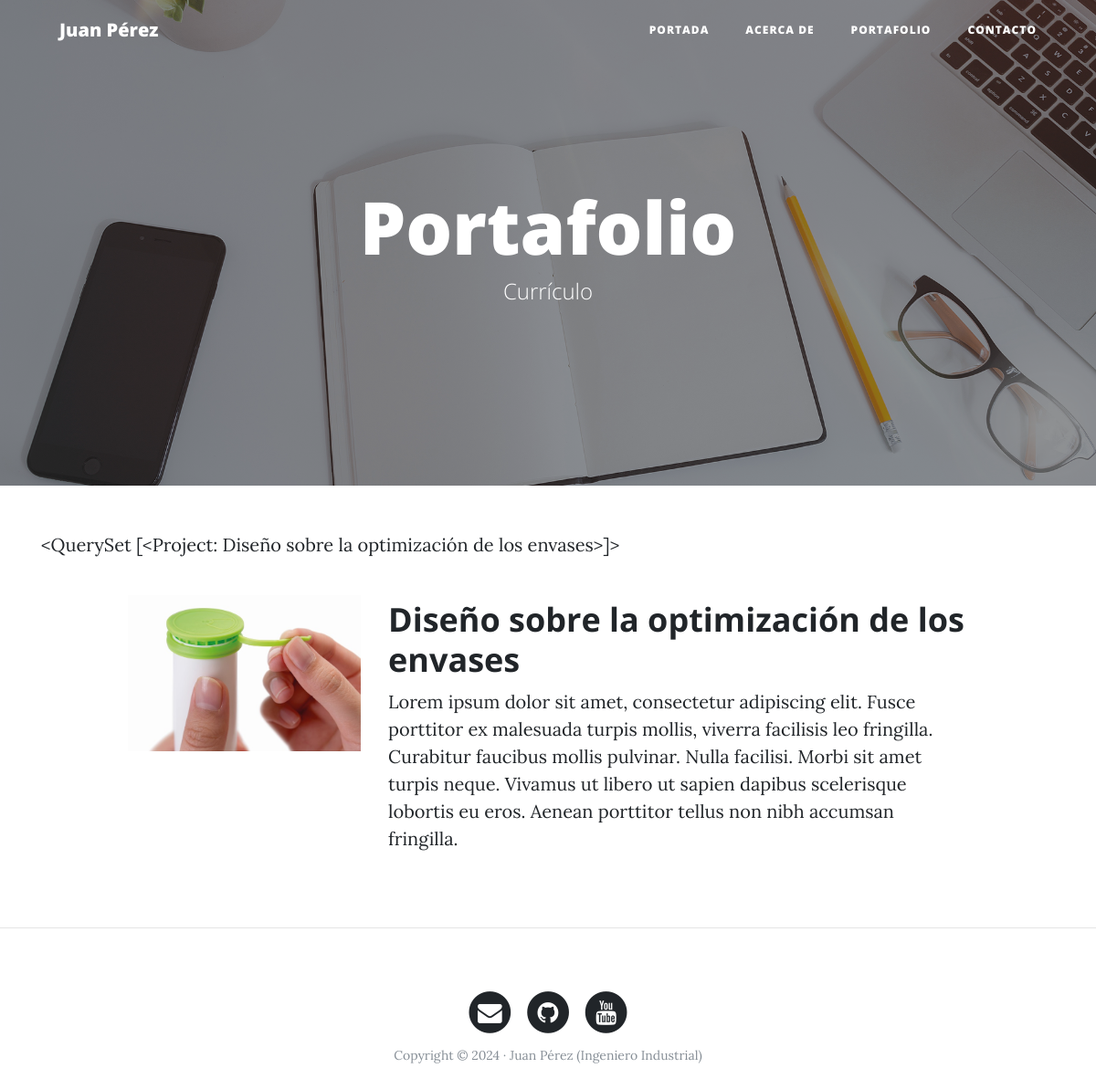
/portfolio/, run on an earlier commit of the app's database.
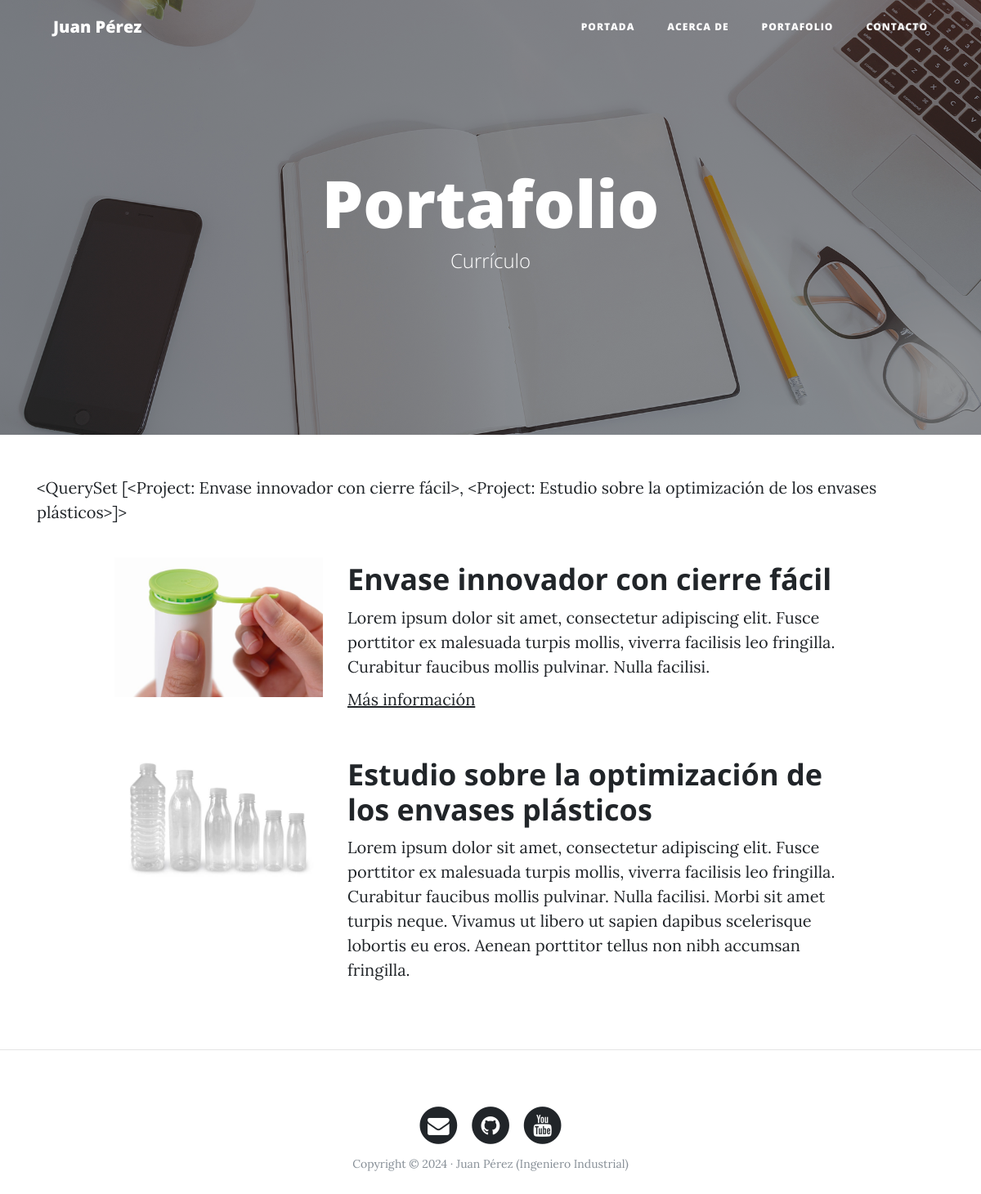
And on a later commit of the database.
### portfolio/models.py (models this page shows)
class Project(models.Model):
    title = models.CharField(max_length=200, verbose_name='Título')
    description = models.TextField(verbose_name='Descripción')
    image = models.ImageField(verbose_name='Imagen', upload_to='projects')
    link = models.URLField(null=True, blank=True, verbose_name='Dirección web')
    created = models.DateTimeField(auto_now_add=True, verbose_name='Fecha de creación')
    updated = models.DateTimeField(auto_now=True, verbose_name='Fecha de edición')
    class Meta:
        verbose_name = 'proyecto'
        verbose_name_plural = 'proyectos'
        ordering = ['-created']
    def __str__(self) -> str:
        return self.title

### portfolio/views.py (the view)
# urls.py: path('portfolio/', portfolio_views.portfolio, name='portfolio'),
def portfolio(request):
    projects = Project.objects.all()
    return render(request, "portfolio/portfolio.html", {"projects": projects})

### portfolio/templates/portfolio/portfolio.html (shortened to what this page needs)
{% extends 'core/base.html' %}
{% block background %}{% load static %}{% static 'core/img/portfolio-bg.jpg' %}{% endblock %}
{% block headers %}
    <h1>Portafolio</h1>
    <span class="subheading">Currículo</span>
{% endblock %}
{% block content %}
{{ projects}}
    {% for project in projects %}
        <div class="row project">
            <div class="col-lg-3 col-md-4 offset-lg-1">
                <img class="img-fluid" src="{{project.image.url}}" alt="">
            </div>
            <div class="col-lg-7 col-md-8">
                <h2 class="section-heading title">{{project.title}}</h2>
                <p>{{project.description}}</p>
                {% if project.link %}
                  <p><a href="{{project.link}}">Más información</a></p>
                {% endif %}
            </div>
        </div>
    {% endfor %}
{% endblock %}

### core/templates/core/base.html (shortened to what this page needs)
<!DOCTYPE html>
<html lang="es">
  <head>
    {% load static %}
    <link href="{% static 'core/vendor/bootstrap/css/bootstrap.min.css' %}" rel="stylesheet">
    <link href="{% static 'core/vendor/font-awesome/css/font-awesome.min.css' %}" rel="stylesheet" type="text/css">
    <link href="{% static 'core/css/clean-blog.min.css' %}" rel="stylesheet">
  </head>
  <body>
    <nav class="navbar navbar-expand-lg navbar-light fixed-top" id="mainNav">
      <div class="container">
        <a class="navbar-brand" href="{% url 'home' %}">Juan Pérez</a>
        <div class="collapse navbar-collapse" id="navbarResponsive">
          <ul class="navbar-nav ml-auto">
            <li class="nav-item">
              <a class="nav-link" href="{% url 'home' %}">Portada</a>
            </li>
            <li class="nav-item">
              <a class="nav-link" href="{% url 'about' %}">Acerca de</a>
            </li>
            <li class="nav-item">
              <a class="nav-link" href="{% url 'portfolio' %}">Portafolio</a>
            </li>
            <li class="nav-item">
              <a class="nav-link" href="{% url 'contact' %}">Contacto</a>
            </li>
          </ul>
        </div>
      </div>
    </nav>
    <header class="masthead" style="background-image: url('{% block background %}{% endblock %}')">
      <div class="overlay"></div>
      <div class="container">
        <div class="row">
          <div class="col-lg-8 col-md-10 mx-auto">
            <div class="site-heading">
              {% block headers %} {% endblock %}
            </div>
          </div>
        </div>
      </div>
    </header>
    <div class="container">
    {% block content %} {% endblock %}
    </div>
    {% if request.path != '/' %} <hr> {% endif %}
    <footer>
      <div class="container">
        <div class="row">
          <div class="col-lg-8 col-md-10 mx-auto">
            <ul class="list-inline text-center">
              <li class="list-inline-item">
                <a href="#">
                  <span class="fa-stack fa-lg">
                    <i class="fa fa-circle fa-stack-2x"></i>
                    <i class="fa fa-envelope fa-stack-1x fa-inverse"></i>
                  </span>
                </a>
              </li>
              <li class="list-inline-item">
                <a href="#">
                  <span class="fa-stack fa-lg">
                    <i class="fa fa-circle fa-stack-2x"></i>
                    <i class="fa fa-github fa-stack-1x fa-inverse"></i>
                  </span>
                </a>
              </li>
              <li class="list-inline-item">
                <a href="#">
                  <span class="fa-stack fa-lg">
                    <i class="fa fa-circle fa-stack-2x"></i>
                    <i class="fa fa-youtube fa-stack-1x fa-inverse"></i>
                  </span>
                </a>
              </li>
            </ul>
            <p class="copyright text-muted">Copyright &copy; <span id="currentYear"></span> · Juan Pérez (Ingeniero Industrial)</p>
        </div>
        </div>
      </div>
    </footer>
  </body>
</html>

What changed in the data, as far as the page shows it:
added Project: title.title "<QuerySet [<Project: Envase innovador con cierre fácil>, <Project: Estudio sobre la optimización de los envases plásticos>]>", image (picture), title "Envase innovador con cierre fácil", description "Lorem ipsum dolor sit amet, consectetur adipiscing elit. Fusce porttitor ex malesuada turpis mollis, viverra facilisis leo fringilla. Curabitur faucibus mollis pulvinar. Nulla facilisi."
changed Project: image: a different picture; title "Diseño sobre la optimización de los envases" → "Estudio sobre la optimización de los envases plásticos"
Also different on the page:
{{ projects }}: "<QuerySet [<Project: Diseño sobre la optimización de los envases>]>" → "<QuerySet [<Project: Envase innovador con cierre fácil>, <Project: Estudio sobre la optimización de los envases plásticos>]>"
